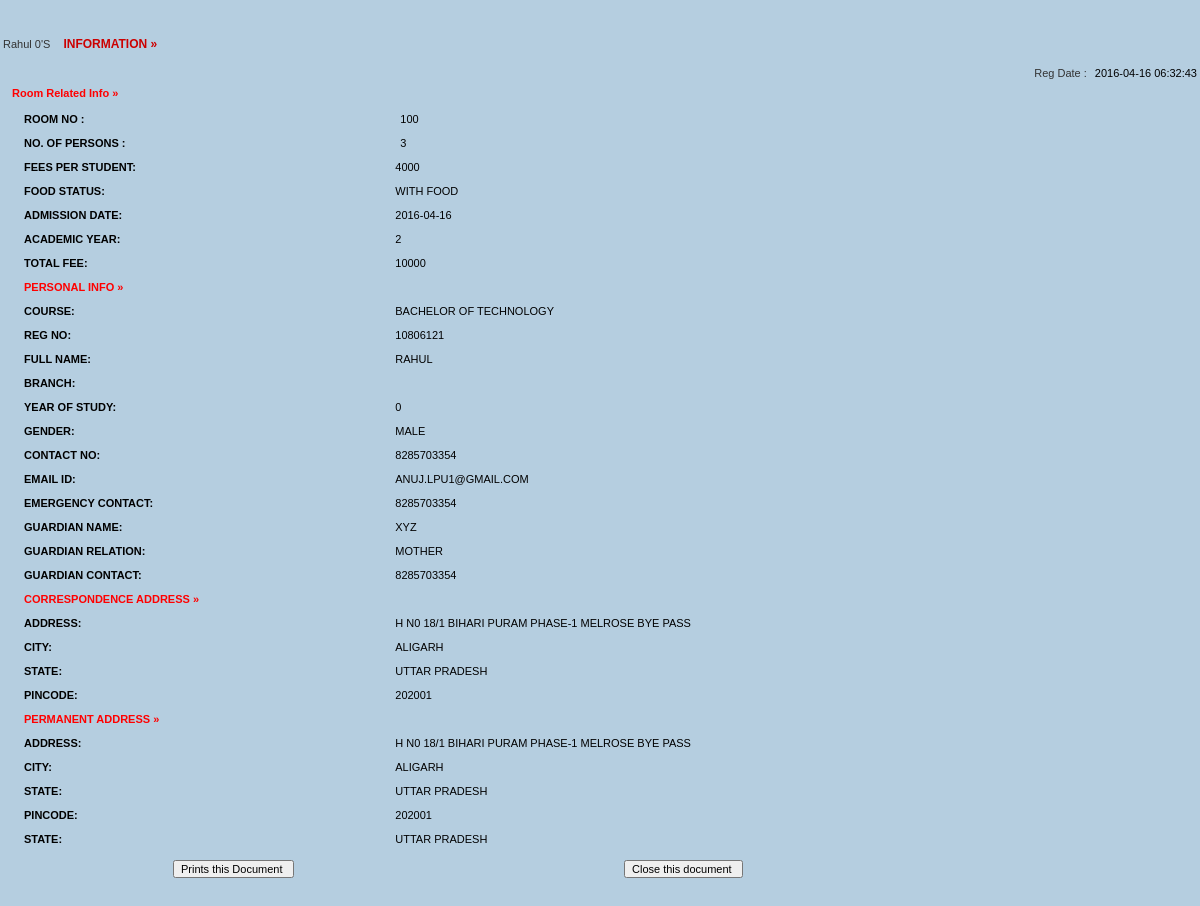
/admin/full-profile.php?id=5, run on the app's committed database.
### tables this page shows
CREATE TABLE IF NOT EXISTS `registration` (
  `id` int(11) NOT NULL,
  `roomno` int(11) NOT NULL,
  `seater` int(11) NOT NULL,
  `feespm` int(11) NOT NULL,
  `foodstatus` int(11) NOT NULL,
  `stayfrom` date NOT NULL,
  `duration` int(11) NOT NULL,
  `course` varchar(500) NOT NULL,
  `regno` int(11) NOT NULL,
  `firstName` varchar(500) NOT NULL,
  `middleName` varchar(500) NOT NULL,
  `lastName` varchar(500) NOT NULL,
  `gender` varchar(250) NOT NULL,
  `contactno` bigint(11) NOT NULL,
  `emailid` varchar(500) NOT NULL,
  `egycontactno` bigint(11) NOT NULL,
  `guardianName` varchar(500) NOT NULL,
  `guardianRelation` varchar(500) NOT NULL,
  `guardianContactno` bigint(11) NOT NULL,
  `corresAddress` varchar(500) NOT NULL,
  `corresCIty` varchar(500) NOT NULL,
  `corresState` varchar(500) NOT NULL,
  `corresPincode` int(11) NOT NULL,
  `pmntAddress` varchar(500) NOT NULL,
  `pmntCity` varchar(500) NOT NULL,
  `pmnatetState` varchar(500) NOT NULL,
  `pmntPincode` int(11) NOT NULL,
  `postingDate` timestamp NOT NULL DEFAULT CURRENT_TIMESTAMP,
  `updationDate` varchar(500) NOT NULL
);

### admin/full-profile.php (the view, shortened to what this page needs)
<?php
$con = mysqli_connect(DB_SERVER,DB_USER,DB_PASS,DB_NAME);
?>
<!DOCTYPE html PUBLIC "-//W3C//DTD XHTML 1.0 Transitional//EN" "http://www.w3.org/TR/xhtml1/DTD/xhtml1-transitional.dtd">
<html xmlns="http://www.w3.org/1999/xhtml">
<head>
<link href="style.css" rel="stylesheet" type="text/css" />
<link href="hostel.css" rel="stylesheet" type="text/css">
</head>
<body>
<table width="100%" border="0">
<?php
		 $ret= mysqli_query($con,"SELECT * FROM registration where id = '".$_GET['id']."'");
			while($row=mysqli_fetch_array($ret))
			{
			?>
			<tr>
			  <td colspan="2" align="center" class="font1">&nbsp;</td>
  </tr>
			<tr>
			  <td colspan="2" align="center" class="font1">&nbsp;</td>
  </tr>
			<tr>
			  <td colspan="2"  class="font"><?php echo ucfirst($row['firstName']);?> <?php echo ucfirst($row['lastName']);?>'S <span class="font1"> information &raquo;</span> </td>
  </tr>
			<tr>
			  <td colspan="2"  class="font">&nbsp;&nbsp;&nbsp;&nbsp;&nbsp;&nbsp;&nbsp;&nbsp;&nbsp;&nbsp;&nbsp;&nbsp;
		      <div align="right">Reg Date : <span class="comb-value"><?php echo $row['postingDate'];?></span></div></td>
  </tr>
			<tr>
			  <td colspan="2"  class="heading" style="color: red;">Room Related Info &raquo; </td>
  </tr>
			<tr>
			  <td colspan="2"  class="font1"><table width="100%" border="0">
                <tr>
                  <td width="32%" valign="top" class="heading">Room no : </td>
                      <td class="comb-value1"><span class="comb-value"><?php echo $row['roomno'];?></span></td>
                    </tr>
                  <tr>
                  <td width="22%" valign="top" class="heading">No. of Persons : </td>
                      <td class="comb-value1"><span class="comb-value"><?php echo $row['seater'];?></span></td>
                    </tr>
                    <tr>
                    <td width="12%" valign="top" class="heading">Fees Per Student: </td>
                      <td class="comb-value1"><?php echo $fpm=$row['feespm'];?></td>
                    </tr>
                     <tr>
                    <td width="12%" valign="top" class="heading">Food Status: </td>
                      <td class="comb-value1"><?php if($row['foodstatus']==0)
{
  echo "Without Food";
}
else
{
  echo "With Food";
}
                      ;?></td>
                    </tr>
                    <tr>
                    <td width="12%" valign="top" class="heading">Admission Date: </td>
                      <td class="comb-value1"><?php echo $row['stayfrom'];?></td>
                    </tr>
                    <tr>
                    <td width="12%" valign="top" class="heading">Academic Year: </td>
                      <td class="comb-value1"><?php echo $dr=$row['duration'];?></td>
                    </tr>
                    <tr>
                    <td width="12%" valign="top" class="heading">Total Fee: </td>
                      <td class="comb-value1">
                      <?php if($row['foodstatus']==1)
                      {
                        $fd=2000;
                        echo (($dr*$fpm)+$fd);
                      }
                        else
                        {
                          echo $dr*$fpm;
                        }
                      ?></td>
                    </tr>
  <tr>
   <td colspan="2" align="left"  class="heading" style="color: red;">Personal Info &raquo; </td>
  </tr>
<tr>
<td width="12%" valign="top" class="heading">Course: </td>
<td class="comb-value1"><?php echo $row['course'];?></td>
</tr>
<tr>
<td width="12%" valign="top" class="heading">Reg no: </td>
<td class="comb-value1"><?php echo $row['regno'];?></td>
</tr>
<tr>
<td width="12%" valign="top" class="heading">Full Name: </td>
<td class="comb-value1"><?php echo $row['firstName'];?></td>
</tr>
<tr>
<td width="12%" valign="top" class="heading">Branch: </td>
<td class="comb-value1"><?php echo $row['middleName'];?></td>
</tr>
<tr>
<td width="12%" valign="top" class="heading">Year of Study: </td>
<td class="comb-value1"><?php echo $row['lastName'];?></td>
</tr>
<tr>
<td width="12%" valign="top" class="heading">Gender: </td>
<td class="comb-value1"><?php echo $row['gender'];?></td>
</tr>
<tr>
<td width="12%" valign="top" class="heading">Contact No: </td>
<td class="comb-value1"><?php echo $row['contactno'];?></td>
</tr>
<tr>
<td width="12%" valign="top" class="heading">Email id: </td>
<td class="comb-value1"><?php echo $row['emailid'];?></td>
</tr>
<tr>
<td width="12%" valign="top" class="heading">Emergency Contact: </td>
<td class="comb-value1"><?php echo $row['egycontactno'];?></td>
</tr>
<tr>
<td width="12%" valign="top" class="heading">Guardian Name: </td>
<td class="comb-value1"><?php echo $row['guardianName'];?></td>
</tr>
<tr>
<td width="12%" valign="top" class="heading">Guardian Relation: </td>
<td class="comb-value1"><?php echo $row['guardianRelation'];?></td>
</tr>
<tr>
<td width="12%" valign="top" class="heading">Guardian Contact: </td>
<td class="comb-value1"><?php echo $row['guardianContactno'];?></td>
</tr>
<tr>
        <td colspan="2"  class="heading" style="color: red;">Correspondence Address  &raquo; </td>
  </tr>
<tr>
<td width="12%" valign="top" class="heading">Address: </td>
<td class="comb-value1"><?php echo $row['corresAddress'];?></td>
</tr>
<tr>
<td width="12%" valign="top" class="heading">City: </td>
<td class="comb-value1"><?php echo $row['corresCIty'];?></td>
</tr>
<tr>
<td width="12%" valign="top" class="heading">State: </td>
<td class="comb-value1"><?php echo $row['corresState'];?></td>
</tr>
<tr>
<td width="12%" valign="top" class="heading">Pincode: </td>
<td class="comb-value1"><?php echo $row['corresPincode'];?></td>
</tr>
<tr>
        <td colspan="2"  class="heading" style="color: red;">Permanent Address  &raquo; </td>
  </tr>
<tr>
<td width="12%" valign="top" class="heading">Address: </td>
<td class="comb-value1"><?php echo $row['pmntAddress'];?></td>
</tr>
<tr>
<td width="12%" valign="top" class="heading">City: </td>
<td class="comb-value1"><?php echo $row['pmntCity'];?></td>
</tr>
<tr>
<td width="12%" valign="top" class="heading">State: </td>
<td class="comb-value1"><?php echo $row['pmnatetState'];?></td>
</tr>
<tr>
<td width="12%" valign="top" class="heading">Pincode: </td>
<td class="comb-value1"><?php echo $row['pmntPincode'];?></td>
</tr>
<tr>
<td width="12%" valign="top" class="heading">State: </td>
<td class="comb-value1"><?php echo $row['pmnatetState'];?></td>
</tr>
<?php } ?>
                  </table></td>
                </tr>
                  </table></td>
  <tr>
    <td colspan="2" align="right" ><form id="form1" name="form1" method="post" action="">
      <table width="100%" border="0" cellpadding="0" cellspacing="0">
        <tr>
          <td width="14%">&nbsp;</td>
          <td width="35%" class="comb-value"><label>
            <input name="Submit" type="submit" class="txtbox4" value="Prints this Document " onClick="return f3();" />
          </label></td>
          <td width="3%">&nbsp;</td>
          <td width="26%"><label>
            <input name="Submit2" type="submit" class="txtbox4" value="Close this document " onClick="return f2();"  />
          </label></td>
          <td width="8%">&nbsp;</td>
          <td width="14%">&nbsp;</td>
        </tr>
      </table>
        </form>    </td>
  </tr>
</body>
</html>

### admin/style.css (style rules this page uses)
body { background-color: #b5cee0; }
html { font-size: 14px; }
@media only screen and (min-width: 480px) { html { font-size: 17px; } }
@media only screen and (min-width: 768px) { html { font-size: 14px; } }
body { font-size: 1em; }

### admin/hostel.css (style rules this page uses)
body { margin-left: 0px; margin-top: 0px; margin-right: 0px; margin-bottom: 0px;font:11px Verdana,Arial; }
.heading { font-family: Verdana, Arial, Helvetica, sans-serif; font-size: 11px; font-weight: bold; color:#000000; padding-bottom:5px; padding-top:5px; padding-left:10px; text-decoration: none; }
.comb-value { font-family: Arial, Helvetica, sans-serif; font-size: 11px; color: #000000; text-decoration: none; padding-bottom:5px; padding-left:5px; padding-top:5px; }
.font1 { font-family:Verdana, Arial, Helvetica, sans-serif; font-size:12px; font-weight:800; color:#CC0000; text-transform:uppercase; padding-left:10px; padding-top:0px; }
.txtbox4 { font-family: Arial, Helvetica, sans-serif; font-size: 11px; color: #000000; }
.comb-value1 { font-family: Arial, Helvetica, sans-serif; font-size: 11px; color: #000000; text-decoration: none; padding-bottom:2px; padding-left:2px; padding-top:2px; }
.font { font-family:Verdana, Arial, Helvetica, sans-serif; font-size:11px; color:#333333; text-decoration:none; }

### data on the page
registration: firstName "Rahul", lastName "0", postingDate "2016-04-16 06:32:43", roomno "100", seater "3", feespm "4000", shows "WITH FOOD", stayfrom "2016-04-16", duration "2", ($dr*$fpm)+$fd "10000", course "BACHELOR OF TECHNOLOGY", regno "10806121", firstName "RAHUL", gender "MALE", contactno "8285703354", emailid "ANUJ.LPU1@GMAIL.COM", egycontactno "8285703354", guardianName "XYZ", guardianRelation "MOTHER", guardianContactno "8285703354", corresAddress "H N0 18/1 BIHARI PURAM PHASE-1 MELROSE BYE PASS", corresCIty "ALIGARH", corresState "UTTAR PRADESH", corresPincode "202001", pmntAddress "H N0 18/1 BIHARI PURAM PHASE-1 MELROSE BYE PASS", pmntCity "ALIGARH", pmnatetState "UTTAR PRADESH", pmntPincode "202001"
